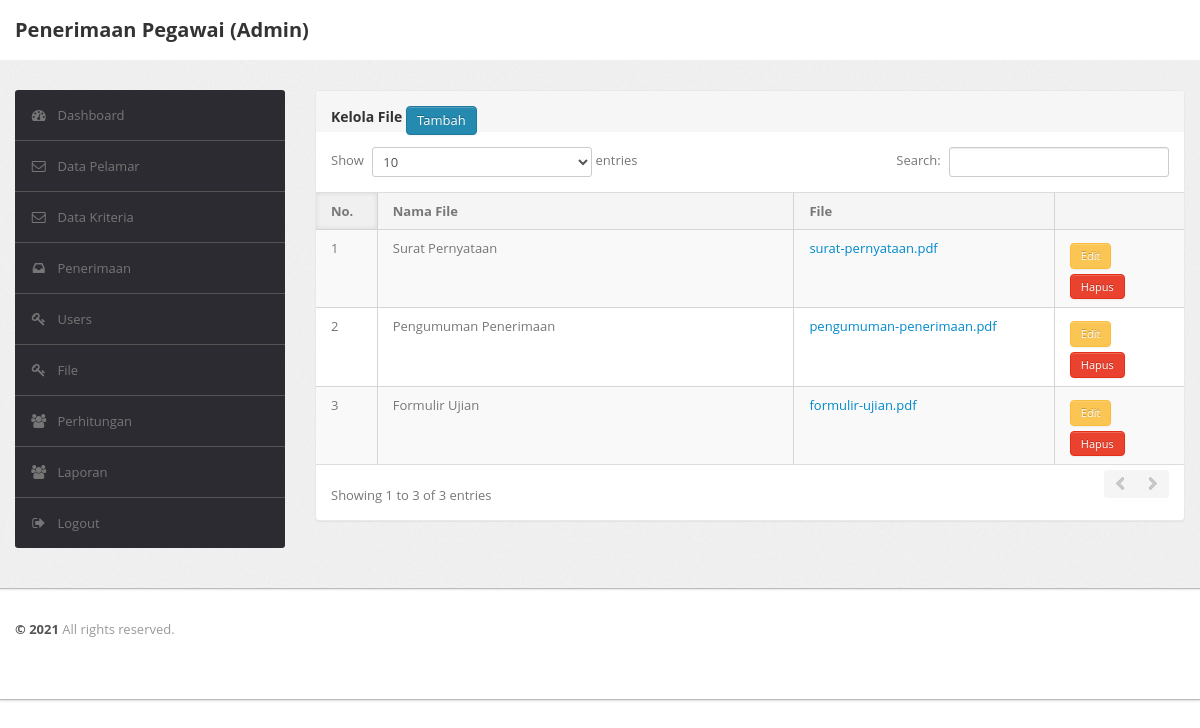
/admin/index.php?menu=file (signed in), run on the app's committed database.
### tables this page shows
CREATE TABLE `file` (
  `id_file` int(11) NOT NULL AUTO_INCREMENT,
  `nama_file` varchar(100) NOT NULL,
  `file` varchar(100) NOT NULL,
  PRIMARY KEY (`id_file`)
);

### include/koneksi.php (called while the page is built, shortened)
<?php
	class DB{
		protected $koneksi;
		function bukaKoneksi(){
			try{
				$this->koneksi = new PDO("mysql:host=localhost;dbname=ajidb","root","", array(PDO::ATTR_PERSISTENT=>TRUE));
			}catch(PDOException $e){
				echo $e->getMessage();
			}
			return $this->koneksi;
		}
	}
	class File extends DB{
		function GetData($qry_custom){
			try{
				$sql = $this->bukaKoneksi()->prepare("select * from file " . $qry_custom);
				$sql->execute();
				return $sql;
			}catch (PDOException $e){
				print $e->getMessage();
			}
		}
	}
?>

### admin/menu/file.php (the view)
<div class="span9">
	<div class="content">
<?php
	$file = new File();
	if(isset($_GET['aksi'])){
		if($_GET['aksi'] == "tambah"){
?>
			<div class="module">
				<div class="module-head">
					<h3>Tambah File</h3>
				</div>
				<?php
					if(isset($_POST['submit'])){
						$nama_file = $_POST['nama_file'];
						$file_u = "";
						require_once "../include/fungsi_seo.php";
						if(!empty($_FILES['file_up']['tmp_name'])){
							$explode = explode(".", $_FILES['file_up']['name']);
							$seo = seo_title($nama_file);
							$file_u = $seo . "." . end($explode);
							move_uploaded_file($_FILES['file_up']['tmp_name'], "../file/" . $file_u);
						}
						$qry = $file->InsertData($nama_file, $file_u);
	  					if($qry){
	  						echo "<script language='javascript'>alert('File berhasil disimpan');document.location='?menu=file&aksi=tambah'</script>";
	  					}else{
	  						echo "<script language='javascript'>alert('Gagal');document.location='?menu=file'</script>";
	  					}
					}
				?>
				<div class="module-body">
					<form class="form-horizontal row-fluid" action="" method="post" enctype="multipart/form-data">
						<div class="control-group">
							<label class="control-label" for="basicinput">Nama File</label>
							<div class="controls">
								<input type="text" required="" id="basicinput" name="nama_file" placeholder="Input nama file" class="span8">
							</div>
						</div>
						<div class="control-group">
							<label class="control-label" for="basicinput">File</label>
							<div class="controls">
								<input type="file" name="file_up">
							</div>
						</div>
						<div class="control-group">
							<div class="controls">
								<button type="submit" name="submit" class="btn">Simpan</button> <a class='btn' href='?menu=file'>Selesai</a>
							</div>
						</div>
					</form>
				</div>
			</div>
			<?php
		}elseif ($_GET['aksi'] == "edit"){
			if(isset($_GET['id_file'])){
				$id_file = $_GET['id_file'];
				$get = $file->GetData("where id_file='$id_file'");
				$row = $get->fetch();
				?>
			<div class="module">
				<div class="module-head">
					<h3>Edit Data File</h3>
				</div>
				<?php
					if(isset($_POST['submit'])){
						$nama_file = $_POST['nama_file'];
						require_once "../include/fungsi_seo.php";
						if(!empty($_FILES['file_up']['tmp_name'])){
							$explode = explode(".", $_FILES['file_up']['name']);
							$seo = seo_title($nama_file);
							$file_u = $seo . "." . end($explode);
							move_uploaded_file($_FILES['file_up']['tmp_name'], "../file/" . $file_u);
						}else{
							$file_u = $row['file'];
						}
						$qry = $file->EditData($nama_file, $file_u, $id_file);
	  					if($qry){
	  						echo "<script language='javascript'>alert('File berhasil diedit');document.location='?menu=file'</script>";
	  					}else{
	  						echo "<script language='javascript'>alert('Gagal');document.location='?menu=file'</script>";
	  					}
					}
				?>
				<div class="module-body">
					<form class="form-horizontal row-fluid" action="" method="post" enctype="multipart/form-data">
						<div class="control-group">
							<label class="control-label" for="basicinput">Nama File</label>
							<div class="controls">
								<input type="hidden" name="id_file" <?php echo $row['id_file']; ?>>
								<input type="text" id="basicinput" name="nama_file" placeholder="Input nama file" class="span8" <?php echo "value='$row[nama_file]'"; ?>>
							</div>
						</div>
						<div class="control-group">
							<label class="control-label" for="basicinput">File</label>
							<div class="controls">
								<?php
									if($row['file']!=""){
										echo "<a href='../file/$row[file]'>$row[file]</a><br>";
									}
								?>
								<input type="file" name="file_up">
							</div>
						</div>
						<div class="control-group">
							<div class="controls">
								<button type="submit" name="submit" class="btn">Simpan</button>
							</div>
						</div>
					</form>
				</div>
			</div>
			<?php
			}
		}else if($_GET['aksi']=="hapus"){
					$id_file = $_GET['id_file'];
					$qry = $file->HapusData($id_file);
	  				if($qry){
	  					echo "<script language='javascript'>alert('File berhasil dihapus');document.location='?menu=file'</script>";
	  				}else{
	  						echo "<script language='javascript'>alert('Gagal');document.location='?menu=file'</script>";
	  				}
				}
	}else{
		?>
		<div class="module">
		<div class="module-head">
			<h3>Kelola File <a class="btn btn-primary" href="?menu=file&aksi=tambah">Tambah</a> </h3>
		</div>
		<div class="module-body table">
			<table cellpadding="0" cellspacing="0" border="0" class="datatable-1 table table-bordered table-striped	display"
			width="100%">
				<thead>
					<tr>
						<th>No.</th>
						<th>Nama File</th>
						<th>File</th>
						<th></th>
					</tr>
				</thead>
				<tbody>
				<?php
					$no = 1;
					$getData = $file->GetData("");
					while($data = $getData->fetch()){
						echo "<tr>
							<td width = 7%>$no</td>
							<td width = 48%>$data[nama_file]</td>
							<td width = 30%><a href='../file/$data[file]'>$data[file]</a></td>";
							echo "<td width = 15%>
								<a class='btn btn-small btn-warning' href='?menu=file&aksi=edit&id_file=$data[id_file]'>Edit</a>
								<a class='btn btn-small btn-danger' href='?menu=file&aksi=hapus&id_file=$data[id_file]'>Hapus</a>
							</tr>";
						$no++;
					}
				?>
				</tbody>
			</table>
		</div>
		</div>
	<?php
	}
?>
	</div>
</div>

### data on the page
file: nama_file "Surat Pernyataan", file "surat-pernyataan.pdf"
file: nama_file "Pengumuman Penerimaan", file "pengumuman-penerimaan.pdf"
file: nama_file "Formulir Ujian", file "formulir-ujian.pdf"

### other printed values
$_SESSION['admin'] "Admin"
